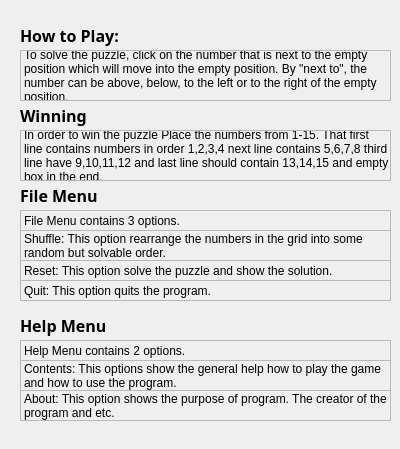
<?xml version="1.0" encoding="UTF-8"?>
<ui version="4.0">
 <class>Help</class>
 <widget class="QDialog" name="Help">
  <property name="geometry">
   <rect>
    <x>0</x>
    <y>0</y>
    <width>400</width>
    <height>449</height>
   </rect>
  </property>
  <property name="windowTitle">
   <string>Dialog</string>
  </property>
  <widget class="QLabel" name="label">
   <property name="geometry">
    <rect>
     <x>20</x>
     <y>20</y>
     <width>121</width>
     <height>31</height>
    </rect>
   </property>
   <property name="sizePolicy">
    <sizepolicy hsizetype="Maximum" vsizetype="Preferred">
     <horstretch>0</horstretch>
     <verstretch>0</verstretch>
    </sizepolicy>
   </property>
   <property name="font">
    <font>
     <family>MS Reference Sans Serif</family>
     <pointsize>12</pointsize>
     <weight>75</weight>
     <bold>true</bold>
    </font>
   </property>
   <property name="text">
    <string>How to Play:</string>
   </property>
  </widget>
  <widget class="QLabel" name="label_2">
   <property name="geometry">
    <rect>
     <x>20</x>
     <y>50</y>
     <width>371</width>
     <height>51</height>
    </rect>
   </property>
   <property name="frameShape">
    <enum>QFrame::StyledPanel</enum>
   </property>
   <property name="frameShadow">
    <enum>QFrame::Plain</enum>
   </property>
   <property name="text">
    <string>To solve the puzzle, click on the number that is next to the empty position which will move into the empty position. By &quot;next to&quot;, the number can be above, below, to the left or to the right of the empty position.</string>
   </property>
   <property name="wordWrap">
    <bool>true</bool>
   </property>
  </widget>
  <widget class="QLabel" name="label_3">
   <property name="geometry">
    <rect>
     <x>20</x>
     <y>100</y>
     <width>121</width>
     <height>31</height>
    </rect>
   </property>
   <property name="sizePolicy">
    <sizepolicy hsizetype="Maximum" vsizetype="Preferred">
     <horstretch>0</horstretch>
     <verstretch>0</verstretch>
    </sizepolicy>
   </property>
   <property name="font">
    <font>
     <family>MS Reference Sans Serif</family>
     <pointsize>12</pointsize>
     <weight>75</weight>
     <bold>true</bold>
    </font>
   </property>
   <property name="text">
    <string>Winning</string>
   </property>
  </widget>
  <widget class="QLabel" name="label_4">
   <property name="geometry">
    <rect>
     <x>20</x>
     <y>130</y>
     <width>371</width>
     <height>51</height>
    </rect>
   </property>
   <property name="frameShape">
    <enum>QFrame::StyledPanel</enum>
   </property>
   <property name="frameShadow">
    <enum>QFrame::Plain</enum>
   </property>
   <property name="text">
    <string>In order to win the puzzle Place the numbers from 1-15. That first line contains numbers in order 1,2,3,4 next line contains 5,6,7,8 third line have 9,10,11,12 and last line should contain 13,14,15 and empty box in the end.</string>
   </property>
   <property name="wordWrap">
    <bool>true</bool>
   </property>
  </widget>
  <widget class="QLabel" name="label_5">
   <property name="geometry">
    <rect>
     <x>20</x>
     <y>180</y>
     <width>121</width>
     <height>31</height>
    </rect>
   </property>
   <property name="sizePolicy">
    <sizepolicy hsizetype="Maximum" vsizetype="Preferred">
     <horstretch>0</horstretch>
     <verstretch>0</verstretch>
    </sizepolicy>
   </property>
   <property name="font">
    <font>
     <family>MS Reference Sans Serif</family>
     <pointsize>12</pointsize>
     <weight>75</weight>
     <bold>true</bold>
    </font>
   </property>
   <property name="text">
    <string>File Menu</string>
   </property>
  </widget>
  <widget class="QLabel" name="label_6">
   <property name="geometry">
    <rect>
     <x>20</x>
     <y>210</y>
     <width>371</width>
     <height>21</height>
    </rect>
   </property>
   <property name="frameShape">
    <enum>QFrame::StyledPanel</enum>
   </property>
   <property name="frameShadow">
    <enum>QFrame::Plain</enum>
   </property>
   <property name="text">
    <string>File Menu contains 3 options.</string>
   </property>
   <property name="wordWrap">
    <bool>true</bool>
   </property>
  </widget>
  <widget class="QLabel" name="label_7">
   <property name="geometry">
    <rect>
     <x>20</x>
     <y>230</y>
     <width>371</width>
     <height>31</height>
    </rect>
   </property>
   <property name="frameShape">
    <enum>QFrame::StyledPanel</enum>
   </property>
   <property name="frameShadow">
    <enum>QFrame::Plain</enum>
   </property>
   <property name="text">
    <string>Shuffle: This option rearrange the numbers in the grid into some random but solvable order.</string>
   </property>
   <property name="wordWrap">
    <bool>true</bool>
   </property>
  </widget>
  <widget class="QLabel" name="label_8">
   <property name="geometry">
    <rect>
     <x>20</x>
     <y>260</y>
     <width>371</width>
     <height>21</height>
    </rect>
   </property>
   <property name="frameShape">
    <enum>QFrame::StyledPanel</enum>
   </property>
   <property name="frameShadow">
    <enum>QFrame::Plain</enum>
   </property>
   <property name="text">
    <string>Reset: This option solve the puzzle and show the solution.</string>
   </property>
   <property name="wordWrap">
    <bool>true</bool>
   </property>
  </widget>
  <widget class="QLabel" name="label_9">
   <property name="geometry">
    <rect>
     <x>20</x>
     <y>280</y>
     <width>371</width>
     <height>21</height>
    </rect>
   </property>
   <property name="frameShape">
    <enum>QFrame::StyledPanel</enum>
   </property>
   <property name="frameShadow">
    <enum>QFrame::Plain</enum>
   </property>
   <property name="text">
    <string>Quit: This option quits the program.</string>
   </property>
   <property name="wordWrap">
    <bool>true</bool>
   </property>
  </widget>
  <widget class="QLabel" name="label_10">
   <property name="geometry">
    <rect>
     <x>20</x>
     <y>310</y>
     <width>121</width>
     <height>31</height>
    </rect>
   </property>
   <property name="sizePolicy">
    <sizepolicy hsizetype="Maximum" vsizetype="Preferred">
     <horstretch>0</horstretch>
     <verstretch>0</verstretch>
    </sizepolicy>
   </property>
   <property name="font">
    <font>
     <family>MS Reference Sans Serif</family>
     <pointsize>12</pointsize>
     <weight>75</weight>
     <bold>true</bold>
    </font>
   </property>
   <property name="text">
    <string>Help Menu</string>
   </property>
  </widget>
  <widget class="QLabel" name="label_11">
   <property name="geometry">
    <rect>
     <x>20</x>
     <y>360</y>
     <width>371</width>
     <height>31</height>
    </rect>
   </property>
   <property name="frameShape">
    <enum>QFrame::StyledPanel</enum>
   </property>
   <property name="frameShadow">
    <enum>QFrame::Plain</enum>
   </property>
   <property name="text">
    <string>Contents: This options show the general help how to play the game and how to use the program.</string>
   </property>
   <property name="wordWrap">
    <bool>true</bool>
   </property>
  </widget>
  <widget class="QLabel" name="label_12">
   <property name="geometry">
    <rect>
     <x>20</x>
     <y>390</y>
     <width>371</width>
     <height>31</height>
    </rect>
   </property>
   <property name="frameShape">
    <enum>QFrame::StyledPanel</enum>
   </property>
   <property name="frameShadow">
    <enum>QFrame::Plain</enum>
   </property>
   <property name="text">
    <string>About: This option shows the purpose of program. The creator of the program and etc.</string>
   </property>
   <property name="wordWrap">
    <bool>true</bool>
   </property>
  </widget>
  <widget class="QLabel" name="label_13">
   <property name="geometry">
    <rect>
     <x>20</x>
     <y>340</y>
     <width>371</width>
     <height>21</height>
    </rect>
   </property>
   <property name="frameShape">
    <enum>QFrame::StyledPanel</enum>
   </property>
   <property name="frameShadow">
    <enum>QFrame::Plain</enum>
   </property>
   <property name="text">
    <string>Help Menu contains 2 options.</string>
   </property>
   <property name="wordWrap">
    <bool>true</bool>
   </property>
  </widget>
 </widget>
 <resources/>
 <connections/>
</ui>
